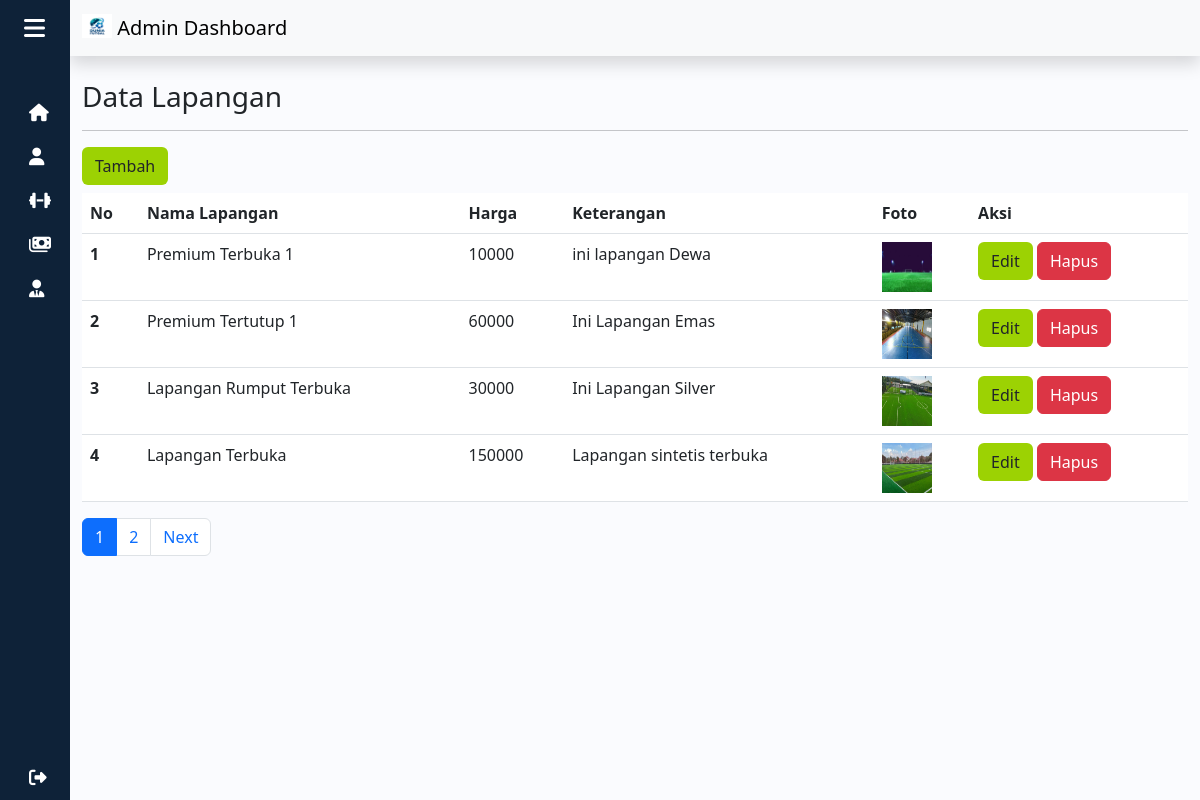
/admin/lapangan.php (signed in), run on the app's committed database.
### tables this page shows
CREATE TABLE `lapangan_212279` (
  `212279_id_lapangan` int(11) NOT NULL,
  `212279_nama` varchar(35) NOT NULL,
  `212279_keterangan` text NOT NULL,
  `212279_harga` int(11) NOT NULL,
  `212279_foto` text NOT NULL
);

### functions.php (called while the page is built, shortened)
<?php
$conn = mysqli_connect("localhost", "root", "", "futsal");
function query($query)
{
  global $conn;
  $result = mysqli_query($conn, $query);
  $rows = [];
  while ($row = mysqli_fetch_assoc($result)) {
    $rows[] = $row;
  }
  return $rows;
}

### admin/lapangan.php (the view, shortened to what this page needs)
<?php
require "../functions.php";
$jmlHalamanPerData = 4;
$jumlahData = count(query("SELECT * FROM lapangan_212279"));
$jmlHalaman = ceil($jumlahData / $jmlHalamanPerData);
if (isset($_GET["halaman"])) {
  $halamanAktif = $_GET["halaman"];
} else {
  $halamanAktif = 1;
}
$awalData = ($jmlHalamanPerData * $halamanAktif) - $jmlHalamanPerData;
$lapangan = query("SELECT * FROM lapangan_212279 LIMIT $awalData, $jmlHalamanPerData");
?>
<!DOCTYPE html>
<html lang="en">
<head>
  <link rel="stylesheet" href="../style.css">
  <link rel="stylesheet" href="https://cdnjs.cloudflare.com/ajax/libs/font-awesome/6.4.0/css/all.min.css">
  <link href="https://cdn.lineicons.com/4.0/lineicons.css" rel="stylesheet" />
  <link href="https://cdn.jsdelivr.net/npm/bootstrap@5.3.0-alpha1/dist/css/bootstrap.min.css" rel="stylesheet">
</head>
<body>
  <div class="wrapper">
    <aside id="sidebar">
      <div class="d-flex">
        <button class="toggle-btn" type="button">
          <i class="fa-solid fa-bars"></i>
        </button>
      </div>
      <ul class="sidebar-nav">
        <li class="sidebar-item">
          <a href="home.php" class="sidebar-link">
          <i class="fa-solid fa-house"></i>
          </a>
        </li>
        <li class="sidebar-item">
          <a href="member.php" class="sidebar-link">
            <i class="fa-solid fa-user"></i>
          </a>
        </li>
        <li class="sidebar-item">
          <a href="lapangan.php" class="sidebar-link">
            <i class="fa-solid fa-dumbbell"></i>
          </a>
        </li>
        <li class="sidebar-item">
          <a href="pesan.php" class="sidebar-link">
            <i class="fa-solid fa-money-bills"></i>
          </a>
        </li>
        <li class="sidebar-item">
          <a href="admin.php" class="sidebar-link">
            <i class="fa-solid fa-user-tie"></i>
          </a>
        </li>
      </ul>
      <div class="sidebar-footer">
        <a href="../logout.php" class="sidebar-link">
          <i class="fa-solid fa-right-from-bracket"></i>
        </a>
      </div>
    </aside>
    <div class="main">
      <nav class="navbar bg-light shadow">
        <div class="container-fluid">
          <a class="navbar-brand" href="#">
            <img src="../assets/img/logo.jpg" alt="Logo" width="30" height="24" class="d-inline-block align-text-top">
            Admin Dashboard
          </a>
        </div>
      </nav>
     <div class="container">
       <h3 class="mt-4">Data Lapangan</h3>
        <hr>
        <button class="btn btn-inti mb-2" data-bs-toggle="modal" data-bs-target="#tambahModal1">Tambah</button>
         <div class="table-responsive">
        <table class="table table-hover">
          <thead class="table-inti">
            <tr>
              <th scope="col">No</th>
              <th scope="col">Nama Lapangan</th>
              <th scope="col">Harga</th>
              <th scope="col">Keterangan</th>
              <th scope="col">Foto</th>
              <th scope="col">Aksi</th>
            </tr>
          </thead>
          <tbody>
            <?php $i = 1; ?>
            <?php foreach ($lapangan as $row) : ?>
              <tr>
                <th scope="row"><?= $i++; ?></th>
                <td><?= $row["212279_nama"]; ?></td>
                <td><?= $row["212279_harga"]; ?></td>
                <td><?= $row["212279_keterangan"]; ?></td>
                <td><img src="../img/<?= $row["212279_foto"]; ?>" width="50" height="50"></td>
                <td>
                  <button class="btn btn-inti" data-bs-toggle="modal" data-bs-target="#editModal<?= $row["212279_id_lapangan"]; ?>">Edit</button>
                  <a href="./controller/hapusLpg.php?id=<?= $row["212279_id_lapangan"]; ?>" class="btn btn-danger">Hapus</a>
                </td>
              </tr>
            <?php endforeach; ?>
          </tbody>
        </table>
        </div>
        <ul class="pagination">
          <?php for ($i = 1; $i <= $jmlHalaman; $i++) : ?>
            <?php if ($i == $halamanAktif) : ?>
              <li class="page-item active"><a class="page-link" href="?halaman=<?= $i; ?>"><?= $i; ?></a></li>
            <?php else : ?>
              <li class="page-item "><a class="page-link" href="?halaman=<?= $i; ?>"><?= $i; ?></a></li>
            <?php endif; ?>
          <?php endfor; ?>
          <?php if ($halamanAktif < $jmlHalaman) : ?>
            <li class="page-item">
              <a href="?halaman=<?= $halamanAktif + 1; ?>" class="page-link">Next</a>
            </li>
          <?php endif; ?>
        </ul>
     </div>
    </div>
</body>
</html>

### style.css (style rules this page uses)
:root { --primary: #9cd203; --hover: #79a300; --bg: #eeeeee; }
a { text-decoration: none; }
li { list-style: none; }
body { font-family: 'Poppins', sans-serif; }
.wrapper { display: flex; }
.main { min-height: 100vh; width: 100%; overflow: hidden; transition: all 0.35s ease-in-out; background-color: #fafbfe; }
#sidebar { width: 70px; min-width: 70px; z-index: 1000; transition: all .25s ease-in-out; background-color: #0e2238; display: flex; flex-direction: column; }
.toggle-btn { background-color: transparent; cursor: pointer; border: 0; padding: 1rem 1.5rem; }
.toggle-btn i { font-size: 1.5rem; color: #FFF; }
.sidebar-nav { padding: 2rem 0; flex: 1 1 auto; }
a.sidebar-link { text-decoration: none !important; padding: .625rem 1.625rem; color: #FFF; display: block; font-size: 1rem; white-space: nowrap; border-left: 3px solid transparent; }
.sidebar-link i { font-size: 1.1rem; margin-right: .75rem; }
.sidebar-item { position: relative; }
.table-inti { background-color: #0e2238; color: #FFF; }
.btn-inti { background-color: var(--primary) !important; }

### data on the page
lapangan_212279: 212279_nama "Premium Terbuka 1", 212279_harga "10000", 212279_keterangan "ini lapangan Dewa", 212279_foto (picture)
lapangan_212279: 212279_nama "Premium Tertutup 1", 212279_harga "60000", 212279_keterangan "Ini Lapangan Emas", 212279_foto (picture)
lapangan_212279: 212279_nama "Lapangan Rumput Terbuka", 212279_harga "30000", 212279_keterangan "Ini Lapangan Silver", 212279_foto (picture)
lapangan_212279: 212279_nama "Lapangan Terbuka", 212279_harga "150000", 212279_keterangan "Lapangan sintetis terbuka", 212279_foto (picture)
